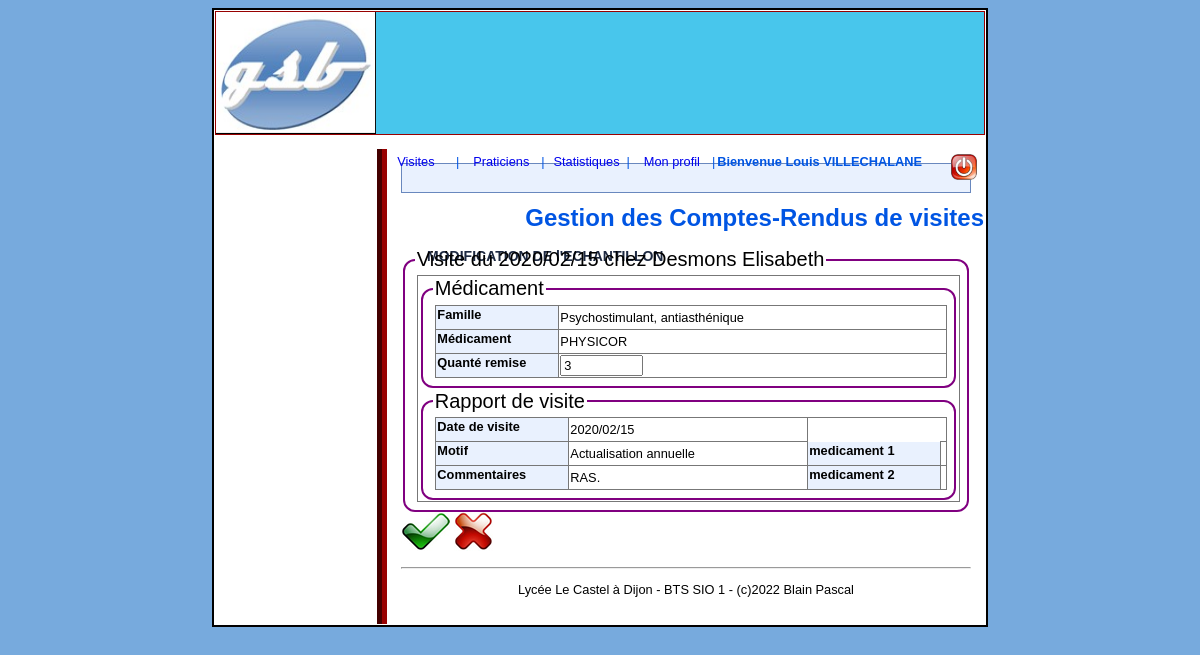
Page /index.php?choixTraitement=visite&action=modifierE&&lstV=a131-1&depot=PHYSOI8 (signed in) on the committed database.
### tables this page shows
CREATE TABLE `offrir` (
  `uId` varchar(4) NOT NULL,
  `vNum` smallint NOT NULL,
  `mDepotLegal` varchar(10) NOT NULL,
  `OFF_QTE` smallint DEFAULT NULL,
  PRIMARY KEY (`uId`,`vNum`,`mDepotLegal`),
  KEY `mDepotLegal` (`mDepotLegal`),
  CONSTRAINT `offrir_ibfk_1` FOREIGN KEY (`mDepotLegal`) REFERENCES `medicament` (`mDepotLegal`) ON DELETE CASCADE ON UPDATE CASCADE,
  CONSTRAINT `offrir_ibfk_2` FOREIGN KEY (`uId`, `vNum`) REFERENCES `visite` (`uId`, `vNum`) ON DELETE CASCADE ON UPDATE CASCADE
);

CREATE TABLE `famille` (
  `fCode` varchar(3) NOT NULL,
  `fLibelle` varchar(83) DEFAULT NULL,
  PRIMARY KEY (`fCode`)
);

CREATE TABLE `medicament` (
  `mDepotLegal` varchar(10) NOT NULL,
  `mNomCommercial` varchar(25) DEFAULT NULL,
  `mComposition` varchar(255) DEFAULT NULL,
  `mEffets` varchar(255) DEFAULT NULL,
  `mContreIndications` varchar(255) DEFAULT NULL,
  `mPrix` float DEFAULT NULL,
  `fCode` varchar(3) NOT NULL,
  PRIMARY KEY (`mDepotLegal`),
  KEY `fCode` (`fCode`),
  CONSTRAINT `medicament_ibfk_1` FOREIGN KEY (`fCode`) REFERENCES `famille` (`fCode`) ON UPDATE CASCADE
);

### modele/classPDO.php (called while the page is built, shortened)
<?php
class PdoBD
{
	private static $serveur='mysql:host=localhost:3306';
	private static $bdd='dbname=gsb';
	private static $user='root';
	private static $mdp='';
	private static $monPdo;
	private static $monPdoBD=null;
	private function __construct()
	{
		PdoBD::$monPdo = new PDO(PdoBD::$serveur.';'.PdoBD::$bdd, PdoBD::$user, PdoBD::$mdp);
		PdoBD::$monPdo->query("SET CHARACTER SET utf8");
	}
	public  static function getPdoBD()
	{
		if(PdoBD::$monPdoBD==null)	{PdoBD::$monPdoBD= new PdoBD();}
		return PdoBD::$monPdoBD;
	}
public function getUnEchantillon($id,$idV,$depotlegal)
{
	$req = "SELECT offrir.uId, offrir.vNum,fLibelle,mNomCommercial ,mComposition, offrir.mDepotLegal AS DepotLegal,OFF_QTE
	FROM offrir INNER JOIN medicament ON offrir.mDepotLegal = medicament.mDepotLegal
	INNER JOIN famille ON medicament.fCode = famille.fCode
	WHERE offrir.uId= '$id' AND offrir.vNum =$idV AND offrir.mDepotLegal = '$depotlegal';";
	$rs = PdoBD::$monPdo->query($req);
	$ligne = $rs->fetch();
	return $ligne;
}
 public function getUneVisitePraticien($id,$idV)
 {
	$req = "SELECT  visite.uId AS uId,vNum,DATE_FORMAT(vDate,'%Y/%m/%d') as wDateVisite, vRapport, vMotif AS pIndice , mt.pLibelle AS vMotif,praticien.pNum AS pNum,pNom,pPrenom,pRue,pCP,pVille
					FROM visite
					INNER JOIN praticien ON visite.pNum = praticien.pNum
					INNER JOIN parametre mt ON (mt.pType='MotifVi' AND mt.pIndice=vMotif)
					WHERE visite.uId='$id' AND vNum=$idV;";
		$rs = PdoBD::$monPdo->query($req);
		$uneLignes = $rs->fetch();
		return $uneLignes;
	}
}
?>

### vues/v_unEchantillon.php (the view, shortened to what this page needs)
<?php
 	if ($_REQUEST['action']=="modifierE")
		{ 	echo '<h2>MODIFICATION DE l\'ECHANTILLON</h2>';
			echo '<form name="frmE" action="index.php?choixTraitement=visite&action=validerModifierE&lstV='.$UneVisitePraticien['uId']."-".$UneVisitePraticien['vNum'].'" method="post">';}
	echo ("
    <fieldset><legend>Visite du ".$UneVisitePraticien['wDateVisite']." chez ".$UneVisitePraticien['pNom']." ".$UneVisitePraticien['pPrenom']."</legend>
		<table>");
 if ($_REQUEST['action']=="modifierE")
	{
	 		echo ("
			<tr>
				<td style='border :0px;'>
				<fieldset>	<legend>Médicament</legend>
					<table>
						<tr><th style='width:120px;'>Famille</th>		<td>".$UnEchantillon['fLibelle']."</td></tr>
						<tr><th style='width:120px;'>Médicament</th>	<td>".$UnEchantillon['mNomCommercial']."
						<input type='hidden' name='depot' value='".$UnEchantillon['DepotLegal']."'></td></tr>
						<tr><th style='width:120px;'>Quanté remise</th>	<td><input class='controle' type='text' name='ztQuantite' value='".$UnEchantillon['OFF_QTE']."'>
						</td></tr>
					</table>
				</fieldset>
				</td>
			</tr>
			<tr>
				<td style='border :0px;'>
				<fieldset>	<legend>Rapport de visite</legend>
					<table>
						<tr><th style='width:120px;'>Date de visite</th><td>".$UneVisitePraticien['wDateVisite']."</td></tr>
						<tr><th>Motif</th>								<td>".$UneVisitePraticien['vMotif']."</td>
							<th>medicament 1</th>
							<td>");
					echo"		</td>
						</tr>
						<tr><th>Commentaires</th>						<td>".$UneVisitePraticien['vRapport']."</td>
							<th>medicament 2</th>
							<td>";
					echo"		</td>
						</tr>
					</table>
				</fieldset>
				</td>
			</tr>
		</table>
    </fieldset>";
	}
?>
			<td style='border: 0px solid white; witdh:130px; text-align:right;'>
				<input type="image" 	name="btValider" 	alt="Valider" 	src="images/valider.jpg" value="OK" >
				<input type="image"		name="btAnnuler" 	alt="Annuler" 	src="images/annuler.jpg" value="nonOK" 	onclick="annuler('frmE');">
			</td>
    </form>

### styles/styles.css (style rules this page uses)
body { background-color: #77AADD; //background-image: url(imgs/FONDGLOBAL.jpg); background-repeat: repeat-x; margin:0% 0%; padding : 0.6em; font-family:"Trebuchet MS",Verdana,Geneva,Arial,Helvetica,sans-serif; font-size:0.8em; }
#contenu h2 { font-size : large; text-align:left; margin:0; margin-bottom:0.5em; }
form { margin-bottom:1em; }
input, button, textarea, select { font-family:"Trebuchet MS", sans-serif; font-size : 1em; }
.controle { width:75px; }
#contenu table { background-color:#FFF; border : 0.1em solid #777777; color:black; margin-right : auto ; margin-left:0.2em; border-collapse : collapse; }
#contenu th { background-color:#E9F1FE; //bleu clair ou bleu plus soutenu : #77AADD; width: 130px; height: 21px; text-align: left; vertical-align:top; border-bottom:0.1em solid #777777; //font-size:1.1em; }
#contenu td { border :1px solid #777777; //font-size:1.1em; }
table { width:100%; border-collapse:collapse; }
fieldset { border-radius : 12px; border:2px solid ; border-color: purple; }
legend { font-size: 20px; }
#contenu h2 { font-family: Verdana, Arial, Helvetica, sans-serif; font-size: 14px; font-weight: bold; color: #1D2941; text-decoration: none; border : 1px solid #6988BE; padding-left: 25px; background-color: #E9F1FE; height : 28px; }

### rows in the picture
offrir: famille.fLibelle "Psychostimulant, antiasthénique", mDepotLegal.mNomCommercial "PHYSICOR", ztQuantite "3"

### other values in the picture
$_SESSION['prenom'] "Louis"
$_SESSION['nom'] "VILLECHALANE"
$UneVisitePraticien['wDateVisite'] "2020/02/15"
$UneVisitePraticien['pNom'] "Desmons"
$UneVisitePraticien['pPrenom'] "Elisabeth"
$UneVisitePraticien['vMotif'] "Actualisation annuelle"
$UneVisitePraticien['vRapport'] "RAS."
